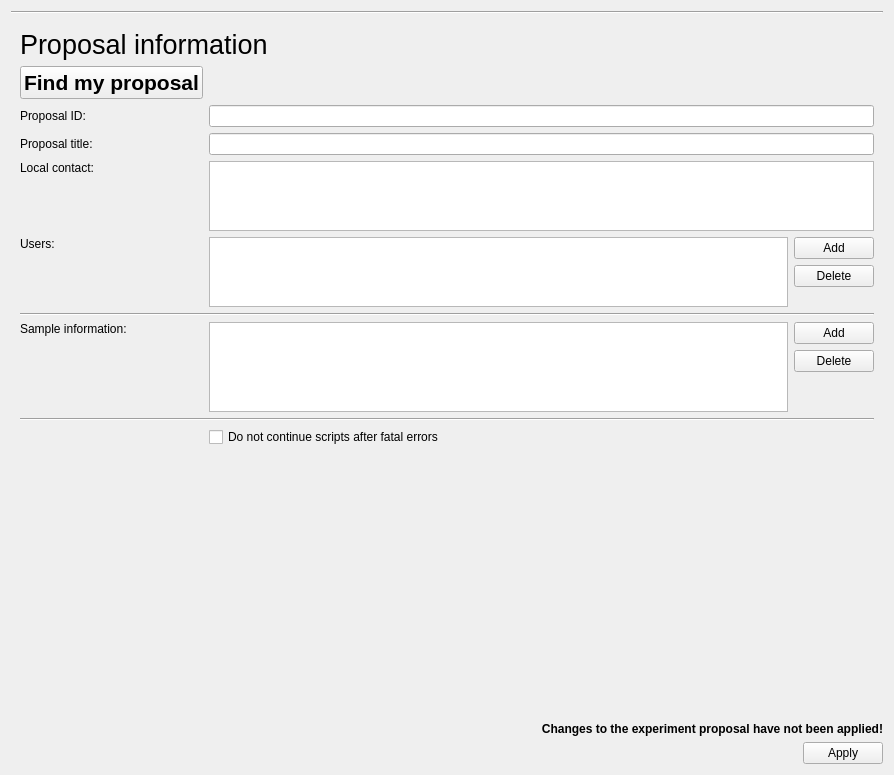
<?xml version="1.0" encoding="UTF-8"?>
<ui version="4.0">
 <class>Form</class>
 <widget class="QWidget" name="Form">
  <property name="geometry">
   <rect>
    <x>0</x>
    <y>0</y>
    <width>894</width>
    <height>775</height>
   </rect>
  </property>
  <property name="windowTitle">
   <string>Form</string>
  </property>
  <layout class="QVBoxLayout" name="verticalLayout">
   <item>
    <widget class="Line" name="line">
     <property name="orientation">
      <enum>Qt::Horizontal</enum>
     </property>
    </widget>
   </item>
   <item>
    <widget class="QWidget" name="dataBox" native="true">
     <layout class="QVBoxLayout" name="verticalLayout_2">
      <item>
       <layout class="QGridLayout" name="gridLayout">
        <item row="6" column="1">
         <layout class="QHBoxLayout" name="horizontalLayout_3">
          <item>
           <layout class="QVBoxLayout" name="verticalLayout_4">
            <item>
             <widget class="QTableView" name="userTable">
              <property name="sizeAdjustPolicy">
               <enum>QAbstractScrollArea::AdjustToContents</enum>
              </property>
              <attribute name="horizontalHeaderStretchLastSection">
               <bool>true</bool>
              </attribute>
              <attribute name="verticalHeaderStretchLastSection">
               <bool>false</bool>
              </attribute>
             </widget>
            </item>
            <item>
             <spacer name="verticalSpacer_3">
              <property name="orientation">
               <enum>Qt::Vertical</enum>
              </property>
              <property name="sizeHint" stdset="0">
               <size>
                <width>0</width>
                <height>0</height>
               </size>
              </property>
             </spacer>
            </item>
           </layout>
          </item>
          <item>
           <layout class="QVBoxLayout" name="verticalLayout_3">
            <item>
             <widget class="QPushButton" name="addUserButton">
              <property name="text">
               <string>Add</string>
              </property>
             </widget>
            </item>
            <item>
             <widget class="QPushButton" name="deleteUserButton">
              <property name="text">
               <string>Delete</string>
              </property>
             </widget>
            </item>
            <item>
             <spacer name="verticalSpacer_2">
              <property name="orientation">
               <enum>Qt::Vertical</enum>
              </property>
              <property name="sizeHint" stdset="0">
               <size>
                <width>0</width>
                <height>0</height>
               </size>
              </property>
             </spacer>
            </item>
           </layout>
          </item>
         </layout>
        </item>
        <item row="2" column="0">
         <widget class="QPushButton" name="queryDBButton">
          <property name="maximumSize">
           <size>
            <width>400</width>
            <height>16777215</height>
           </size>
          </property>
          <property name="font">
           <font>
            <pointsize>16</pointsize>
            <weight>75</weight>
            <bold>true</bold>
           </font>
          </property>
          <property name="toolTip">
           <string>&lt;html&gt;&lt;head/&gt;&lt;body&gt;&lt;p&gt;Query the Proposal Database for Information about this proposal number.&lt;/p&gt;&lt;/body&gt;&lt;/html&gt;</string>
          </property>
          <property name="text">
           <string>Find my proposal</string>
          </property>
         </widget>
        </item>
        <item row="19" column="1">
         <widget class="QCheckBox" name="errorAbortBox">
          <property name="text">
           <string>Do not continue scripts after fatal errors</string>
          </property>
         </widget>
        </item>
        <item row="5" column="1">
         <widget class="QTableView" name="contactsTable">
          <property name="sizeAdjustPolicy">
           <enum>QAbstractScrollArea::AdjustToContents</enum>
          </property>
         </widget>
        </item>
        <item row="4" column="1">
         <widget class="QLineEdit" name="propTitle"/>
        </item>
        <item row="17" column="0" colspan="2">
         <widget class="Line" name="line_3">
          <property name="orientation">
           <enum>Qt::Horizontal</enum>
          </property>
         </widget>
        </item>
        <item row="5" column="0">
         <widget class="QLabel" name="label_8">
          <property name="text">
           <string>Local contact:</string>
          </property>
          <property name="alignment">
           <set>Qt::AlignLeading|Qt::AlignLeft|Qt::AlignTop</set>
          </property>
         </widget>
        </item>
        <item row="12" column="0" colspan="2">
         <widget class="Line" name="sampleLine">
          <property name="orientation">
           <enum>Qt::Horizontal</enum>
          </property>
         </widget>
        </item>
        <item row="3" column="1">
         <widget class="QLineEdit" name="proposalNum">
          <property name="enabled">
           <bool>true</bool>
          </property>
          <property name="readOnly">
           <bool>true</bool>
          </property>
         </widget>
        </item>
        <item row="4" column="0">
         <widget class="QLabel" name="label_6">
          <property name="text">
           <string>Proposal title:</string>
          </property>
         </widget>
        </item>
        <item row="3" column="0">
         <widget class="QLabel" name="label">
          <property name="text">
           <string>Proposal ID:</string>
          </property>
         </widget>
        </item>
        <item row="6" column="0">
         <widget class="QLabel" name="label_7">
          <property name="text">
           <string>Users:</string>
          </property>
          <property name="alignment">
           <set>Qt::AlignLeading|Qt::AlignLeft|Qt::AlignTop</set>
          </property>
         </widget>
        </item>
        <item row="1" column="0" colspan="2">
         <widget class="QLabel" name="label_9">
          <property name="font">
           <font>
            <pointsize>20</pointsize>
            <weight>50</weight>
            <italic>false</italic>
            <bold>false</bold>
           </font>
          </property>
          <property name="styleSheet">
           <string notr="true">font: 20pt;</string>
          </property>
          <property name="text">
           <string>Proposal information</string>
          </property>
         </widget>
        </item>
        <item row="13" column="1">
         <layout class="QHBoxLayout" name="horizontalLayout_56">
          <item>
           <widget class="QTableView" name="sampleTable">
            <property name="sizePolicy">
             <sizepolicy hsizetype="Expanding" vsizetype="Expanding">
              <horstretch>0</horstretch>
              <verstretch>0</verstretch>
             </sizepolicy>
            </property>
            <property name="sizeAdjustPolicy">
             <enum>QAbstractScrollArea::AdjustToContents</enum>
            </property>
            <attribute name="horizontalHeaderStretchLastSection">
             <bool>true</bool>
            </attribute>
            <attribute name="verticalHeaderStretchLastSection">
             <bool>false</bool>
            </attribute>
           </widget>
          </item>
          <item>
           <layout class="QVBoxLayout" name="verticalLayout_5">
            <item>
             <widget class="QPushButton" name="addSampleButton">
              <property name="text">
               <string>Add</string>
              </property>
             </widget>
            </item>
            <item>
             <widget class="QPushButton" name="deleteSampleButton">
              <property name="text">
               <string>Delete</string>
              </property>
             </widget>
            </item>
            <item>
             <spacer name="verticalSpacer_4">
              <property name="orientation">
               <enum>Qt::Vertical</enum>
              </property>
              <property name="sizeHint" stdset="0">
               <size>
                <width>20</width>
                <height>40</height>
               </size>
              </property>
             </spacer>
            </item>
           </layout>
          </item>
         </layout>
        </item>
        <item row="13" column="0">
         <widget class="QLabel" name="sampleLabel">
          <property name="text">
           <string>Sample information:</string>
          </property>
          <property name="alignment">
           <set>Qt::AlignLeading|Qt::AlignLeft|Qt::AlignTop</set>
          </property>
         </widget>
        </item>
       </layout>
      </item>
      <item>
       <spacer name="verticalSpacer">
        <property name="orientation">
         <enum>Qt::Vertical</enum>
        </property>
        <property name="sizeHint" stdset="0">
         <size>
          <width>20</width>
          <height>40</height>
         </size>
        </property>
       </spacer>
      </item>
     </layout>
    </widget>
   </item>
   <item>
    <widget class="QLabel" name="applyWarningLabel">
     <property name="sizePolicy">
      <sizepolicy hsizetype="Minimum" vsizetype="Preferred">
       <horstretch>0</horstretch>
       <verstretch>0</verstretch>
      </sizepolicy>
     </property>
     <property name="font">
      <font>
       <weight>75</weight>
       <bold>true</bold>
      </font>
     </property>
     <property name="text">
      <string>Changes to the experiment proposal have not been applied!</string>
     </property>
     <property name="alignment">
      <set>Qt::AlignRight|Qt::AlignTrailing|Qt::AlignVCenter</set>
     </property>
     <property name="textInteractionFlags">
      <set>Qt::NoTextInteraction</set>
     </property>
    </widget>
   </item>
   <item>
    <widget class="QDialogButtonBox" name="buttonBox">
     <property name="standardButtons">
      <set>QDialogButtonBox::Apply</set>
     </property>
    </widget>
   </item>
  </layout>
 </widget>
 <tabstops>
  <tabstop>proposalNum</tabstop>
  <tabstop>propTitle</tabstop>
  <tabstop>errorAbortBox</tabstop>
 </tabstops>
 <resources/>
 <connections/>
</ui>
